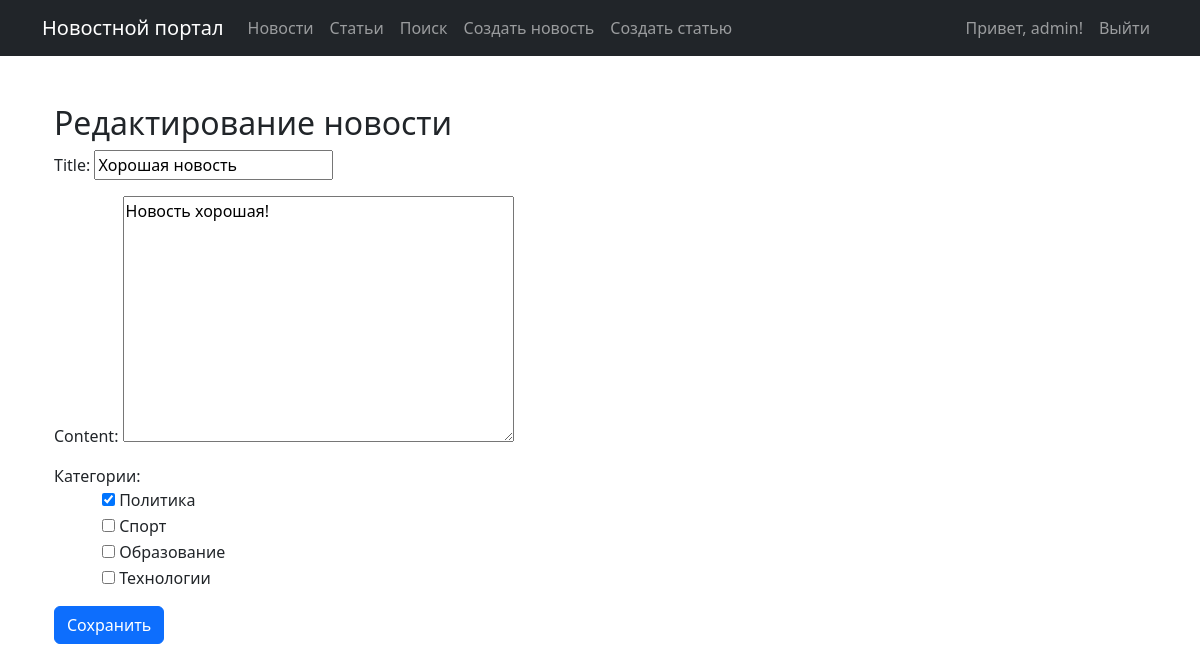
Page /news/20/edit/ (signed in) on the committed database.
### portal/models.py (models this page shows, shortened)
class Post(models.Model):
    POST_TYPES = [
        ('article', 'Статья'),
        ('news', 'Новость'),
    ]
    author = models.ForeignKey(Author, on_delete=models.CASCADE)
    post_type = models.CharField(max_length=7, choices=POST_TYPES)
    created_at = models.DateTimeField(auto_now_add=True)
    categories = models.ManyToManyField(Category, through='PostCategory')
    title = models.CharField(max_length=255)
    content = models.TextField()
    rating = models.IntegerField(default=0)

class Category(models.Model):
    name = models.CharField(max_length=255, unique=True)
    def __str__(self):
        return self.name

### portal/views.py (the view)
# urls.py: path('news/<int:pk>/edit/', NewsUpdateView.as_view(), name='news_edit'),
class NewsUpdateView(LoginRequiredMixin, PermissionRequiredMixin, UserPassesTestMixin, UpdateView):
    permission_required = 'portal.change_post'
    model = Post
    form_class = NewsForm
    template_name = 'portal/post_edit.html'
    success_url = reverse_lazy('news_list')
    def test_func(self):
        return self.get_object().author.user == self.request.user

### portal/forms.py
class NewsForm(forms.ModelForm):
    categories = forms.ModelMultipleChoiceField(
        queryset=Category.objects.all(),
        widget=forms.CheckboxSelectMultiple,  # Используем чекбоксы
        label='Категории'
    )
    class Meta:
        model = Post
        fields = ['title', 'content', 'categories']

### portal/templatetags/auth_extras.py (called while the page is built)
@register.filter(name='has_group')
def has_group(user, group_name):
    return user.groups.filter(name=group_name).exists()

### templates/portal/post_edit.html (shortened to what this page needs)
{% extends 'default.html' %}
{% block content %}
<div class="container mt-5">
    <h2>
        {% if object %}Редактирование{% else %}Создание{% endif %}
        {% if request.path|slice:"1:5" == 'news' %}новости{% else %}статьи{% endif %}
    </h2>
    <form method="post">
        <div class="mb-3">
            {{ form.title.label_tag }}
            {{ form.title }}
        </div>
        <div class="mb-3">
            {{ form.content.label_tag }}
            {{ form.content }}
        </div>
        <div class="mb-3">
            <label>Категории:</label>
            <div class="form-check">
                {% for category in form.categories %}
                    <div class="form-check">
                        {{ category.tag }}
                        <label class="form-check-label" for="{{ category.id_for_label }}">
                            {{ category.choice_label }}
                        </label>
                    </div>
                {% endfor %}
            </div>
        </div>
        <button type="submit" class="btn btn-primary">Сохранить</button>
    </form>
</div>
{% endblock %}

### templates/default.html (shortened to what this page needs)
{% load static %}
{% load auth_extras %}
<!DOCTYPE html>
<html lang="ru">
<head>
    <link href="{% static 'css/styles.css' %}" rel="stylesheet" />
    <link rel="stylesheet" href="https://cdnjs.cloudflare.com/ajax/libs/font-awesome/6.0.0/css/all.min.css">
</head>
<body>
    <nav class="navbar navbar-expand-lg navbar-dark bg-dark">
        <div class="container">
            <a class="navbar-brand" href="/">Новостной портал</a>
            <div class="collapse navbar-collapse" id="navbarSupportedContent">
                <ul class="navbar-nav me-auto">
                    <li class="nav-item">
                        <a class="nav-link" href="{% url 'news_list' %}">Новости</a>
                    </li>
                    <li class="nav-item">
                        <a class="nav-link" href="{% url 'article_list' %}">Статьи</a>
                    </li>
                    <li class="nav-item">
                        <a class="nav-link" href="{% url 'news_search' %}">Поиск</a>
                    </li>
                        <li class="nav-item">
                            <a class="nav-link" href="{% url 'news_create' %}">Создать новость</a>
                        </li>
                        <li class="nav-item">
                            <a class="nav-link" href="{% url 'article_create' %}">Создать статью</a>
                        </li>
                </ul>
                <ul class="navbar-nav ms-auto">
                    {% if user.is_authenticated %}
                        <li class="nav-item">
                            <span class="nav-link">Привет, {{ user.username }}!</span>
                        </li>
                        <li class="nav-item">
                            <a class="nav-link" href="{% url 'account_logout' %}">Выйти</a>
                        </li>
                    {% endif %}
                </ul>
            </div>
        </div>
    </nav>
    <div class="container mt-4">
        {% block content %}
        {% endblock %}
    </div>
</body>
</html>

### rows in the picture
Post: title "Хорошая новость", content "Новость хорошая!"
Category: choice_label "Политика"
Category: choice_label "Спорт"
Category: choice_label "Образование"
Category: choice_label "Технологии"

### other values in the picture
{{ user.username }} "admin"
